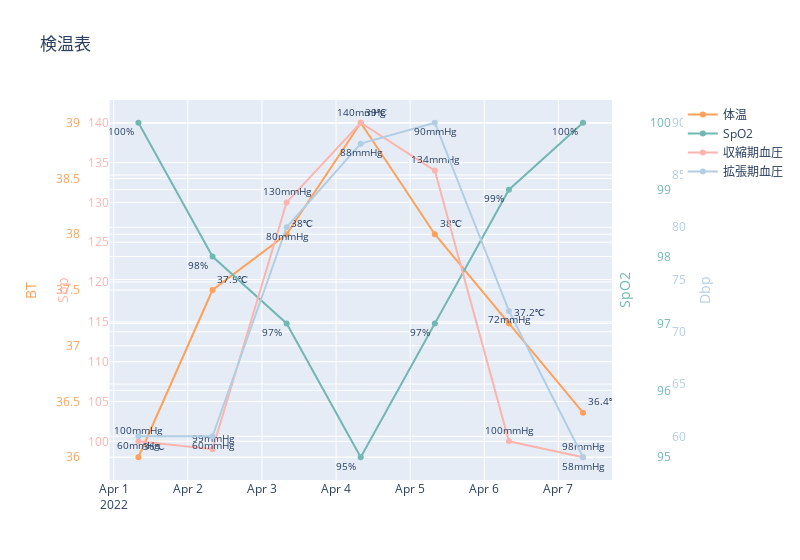

Notebook code for this chart:
### Code cell
#from vital_input.models import Vital
import pandas as pd
from plotly.subplots import make_subplots
import plotly.graph_objects as go
import sqlite3
import pandas as pd 

from plotly.offline import plot


conn = sqlite3.connect('db.sqlite3')
df = pd.read_sql_query('SELECT * FROM vital_input',conn)
#cur.execute('SELECT * FROM vital_input')
#データベースとの連携
#with sqlite3.connect('corona_app_project.sqlite3') as engine:
    #df = pd.read_sql('SELECT * FROM vital_input',engine)

fig = go.Figure()
fig.add_trace(go.Scatter(x=df["vital_date"], 
            y=df["BodyTemperature"],
            mode='markers+lines+text',
            textposition='top right',
            texttemplate='%{y:}℃',
            textfont=dict(size=10),
            name="体温", line=dict(color="#FFA15A")))
fig.add_trace(go.Scatter(x=df["vital_date"], 
            y=df["SpO2"],
            mode='markers+lines+text',
            textposition='bottom left',
            texttemplate='%{y:}%',
            textfont=dict(size=10),
            name="SpO2",
            line=dict(color="#72B7B2"),
            yaxis="y2"))
fig.add_trace(go.Scatter(x=df["vital_date"], 
            mode='markers+lines+text',
            textposition='top center',
            texttemplate='%{y:}mmHg',
            textfont=dict(size=10),
            y=df["Sbp"], name="収縮期血圧",
            line=dict(color="#fbb4ae"), 
            yaxis="y3"))
fig.add_trace(go.Scatter(x=df["vital_date"], 
            mode='markers+lines+text',
            textposition='bottom center',
            texttemplate='%{y:}mmHg',
            textfont=dict(size=10),
            y=df["Dbp"], 
            name="拡張期血圧",
            line=dict(color="#b3cde3"),yaxis="y4"))

# Create axis objects
fig.update_layout(
  xaxis=dict(
    domain=[0.05, 0.9]
  ),
  yaxis=dict(
    title="BT", titlefont=dict(color="#FFA15A"),
    tickfont=dict(color="#FFA15A"),position=0),

  yaxis2=dict(
    title="SpO2",
    titlefont=dict(color="#72B7B2"),
    tickfont=dict(color="#72B7B2"),
    anchor="free", overlaying="y",
    side="left", position=1),

  yaxis3=dict(
    title="Sbp",
    titlefont=dict(color="#fbb4ae"),
    tickfont=dict(color="#fbb4ae"),
    anchor="x", overlaying="y",position=0.1),

  yaxis4=dict(
    title="Dbp",
    titlefont=dict(color="#b3cde3"),
    tickfont=dict(color="#b3cde3"),
    anchor="free", overlaying="y",
    side="right", position=1)
)

# Update layout properties
fig.update_layout(
  title_text="検温表",
  width=800,
)


fig.show()
#fig.write_html("corona_web_app/templates/vital_log.html")
conn.close

### Figure 1 — Plotly figure (JSON) as saved in the notebook; plotly's stock layout.template omitted (floating-point values rounded to 4 significant figures)
{"data": [{"line": {"color": "#FFA15A"}, "mode": "markers+lines+text", "name": "体温", "textfont": {"size": 10}, "textposition": "top right", "texttemplate": "%{y:}℃", "type": "scatter", "x": ["2022-04-01 8:00:00", "2022-04-02 8:00:00", "2022-04-03 8:00:00", "2022-04-04 8:00:00", "2022-04-05 8:00:00", "2022-04-06 8:00:00", "2022-04-07 8:00:00"], "y": [36, 37.5, 38, 39, 38, 37.2, 36.4]}, {"line": {"color": "#72B7B2"}, "mode": "markers+lines+text", "name": "SpO2", "textfont": {"size": 10}, "textposition": "bottom left", "texttemplate": "%{y:}%", "type": "scatter", "x": ["2022-04-01 8:00:00", "2022-04-02 8:00:00", "2022-04-03 8:00:00", "2022-04-04 8:00:00", "2022-04-05 8:00:00", "2022-04-06 8:00:00", "2022-04-07 8:00:00"], "y": [100, 98, 97, 95, 97, 99, 100], "yaxis": "y2"}, {"line": {"color": "#fbb4ae"}, "mode": "markers+lines+text", "name": "収縮期血圧", "textfont": {"size": 10}, "textposition": "top center", "texttemplate": "%{y:}mmHg", "type": "scatter", "x": ["2022-04-01 8:00:00", "2022-04-02 8:00:00", "2022-04-03 8:00:00", "2022-04-04 8:00:00", "2022-04-05 8:00:00", "2022-04-06 8:00:00", "2022-04-07 8:00:00"], "y": [100, 99, 130, 140, 134, 100, 98], "yaxis": "y3"}, {"line": {"color": "#b3cde3"}, "mode": "markers+lines+text", "name": "拡張期血圧", "textfont": {"size": 10}, "textposition": "bottom center", "texttemplate": "%{y:}mmHg", "type": "scatter", "x": ["2022-04-01 8:00:00", "2022-04-02 8:00:00", "2022-04-03 8:00:00", "2022-04-04 8:00:00", "2022-04-05 8:00:00", "2022-04-06 8:00:00", "2022-04-07 8:00:00"], "y": [60, 60, 80, 88, 90, 72, 58], "yaxis": "y4"}], "layout": {"title": {"text": "検温表"}, "width": 800, "xaxis": {"domain": [0.05, 0.9]}, "yaxis": {"position": 0, "tickfont": {"color": "#FFA15A"}, "title": {"font": {"color": "#FFA15A"}, "text": "BT"}}, "yaxis2": {"anchor": "free", "overlaying": "y", "position": 1, "side": "left", "tickfont": {"color": "#72B7B2"}, "title": {"font": {"color": "#72B7B2"}, "text": "SpO2"}}, "yaxis3": {"anchor": "x", "overlaying": "y", "position": 0.1, "tickfont": {"color": "#fbb4ae"}, "title": {"font": {"color": "#fbb4ae"}, "text": "Sbp"}}, "yaxis4": {"anchor": "free", "overlaying": "y", "position": 1, "side": "right", "tickfont": {"color": "#b3cde3"}, "title": {"font": {"color": "#b3cde3"}, "text": "Dbp"}}}}
